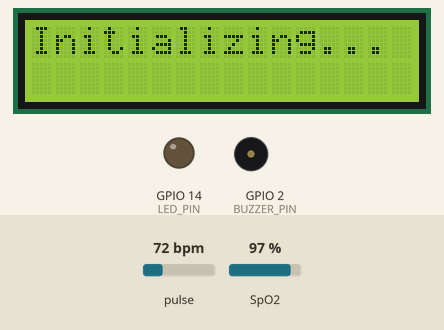
Bench run of a sketch on a simulated ESP8266 (NodeMCU). Shown: 16×2 character LCD, output pins drawn as LEDs (lit = HIGH), buzzer (waves = sounding, pin HIGH). The inputs (shaded band) are chosen by the test bench; at power-on: SpO2 97 %, pulse 72 bpm. WiFi joins after 1.5 s; servers stay silent unless stated; no MQTT or app messages arrive unless stated; what the sketch prints to the serial monitor is not drawn.

Above: at 1.6 s.
At 8.2 s:
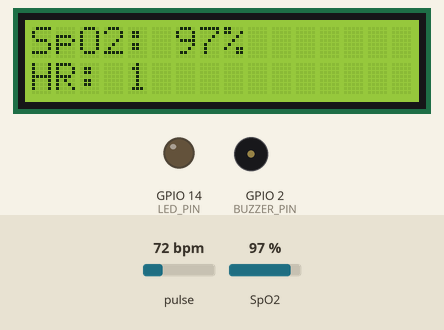
8.3 s: SpO2 set to 93 %
At 13.0 s:
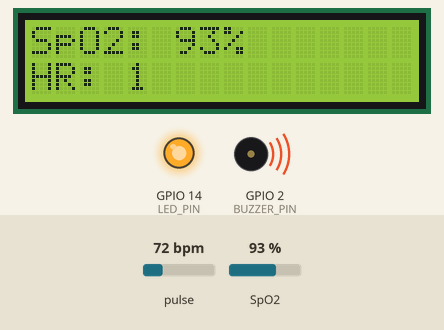
13.3 s: SpO2 set to 80 %
At 17.1 s:
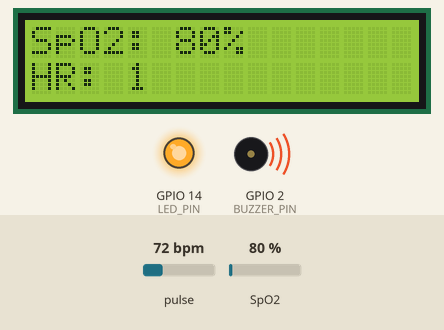
17.5 s: SpO2 set to 85 %
At 21.2 s:
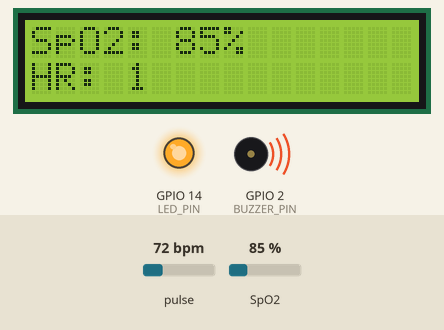
Timing chart, 0 to 22.7 s (numbered marks = the images above; inputs shaded):
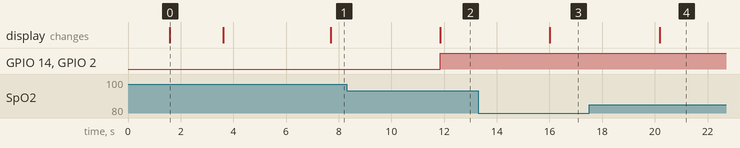

Measured:
- the behaviour switches between 95 and 94 % on SpO2 (found by bisection; images 1 and 2)
- after the input at 8.3 s, GPIO 14 (LED_PIN), GPIO 2 (BUZZER_PIN): LOW → HIGH after 3.6 s; the display: changes after 3.6 s (image 2)
- after the input at 13.3 s, the display: changes after 2.7 s (image 3)
- after the input at 17.5 s, the display: changes after 2.7 s (image 4)
- what the display in image 0 shows lasts 2.0 s, from 1.6 s to 3.6 s

The sketch:

esp32_seminar.ino
```cpp
#include <Wire.h>
#include "MAX30105.h"
#include "spo2_algorithm.h"
#include <PubSubClient.h>
#include <ESP8266WiFi.h>
#include <LiquidCrystal_I2C.h> // Library untuk LCD I2C
#include <ArduinoJson.h>

MAX30105 particleSensor;

// Konfigurasi Wi-Fi dan MQTT
#define wifi_ssid ""
#define wifi_password ""
#define mqtt_server "192.x.x.x"

#define bpm_topic "sensor/SpO2"

WiFiClient espClient;
PubSubClient client(espClient);

#define MAX_BRIGHTNESS 255

// Pin untuk LED dan buzzer
#define LED_PIN 14    // Pin LED (GPIO 14)
#define BUZZER_PIN 2  // Pin Buzzer (GPIO 2)

uint32_t irBuffer[50]; // infrared LED sensor data
uint32_t redBuffer[50]; // red LED sensor data

int32_t bufferLength; // data length
int32_t spo2; // SPO2 value
int8_t validSPO2; // indikator untuk menunjukkan apakah perhitungan SPO2 valid
int32_t heartRate; // nilai detak jantung
int8_t validHeartRate; // indikator untuk menunjukkan apakah perhitungan detak jantung valid

// Konfigurasi LCD
LiquidCrystal_I2C lcd(0x27, 16, 2); // Alamat I2C LCD (0x27 untuk banyak modul)

void setup() {
  Serial.begin(115200); // komunikasi serial pada 115200 bps

  setup_wifi();
  client.setServer(mqtt_server, 1883);
  Serial.println("Initializing...");

  // Inisialisasi LCD
  lcd.init();
  lcd.backlight();
  lcd.setCursor(0, 0);
  lcd.print("Initializing...");
  delay(2000);

  pinMode(LED_PIN, OUTPUT);
  pinMode(BUZZER_PIN, OUTPUT);

  // Inisialisasi sensor
  if (!particleSensor.begin(Wire, I2C_SPEED_FAST)) {
    Serial.println(F("MAX30105 tidak ditemukan. Periksa wiring/power."));
    lcd.clear();
    lcd.setCursor(0, 0);
    lcd.print("Sensor Error!");
    while (1);
  }

  Serial.println(F("Pasang sensor ke jari dengan karet."));
  lcd.clear();
  lcd.setCursor(0, 0);
  lcd.print("Place finger");
  lcd.setCursor(0, 1);
  lcd.print("on sensor.");

  byte ledBrightness = 60; // Kecerahan LED: 0=Off to 255=50mA
  byte sampleAverage = 4; // Pengambilan sampel rata-rata: 1, 2, 4, 8, 16, 32
  byte ledMode = 2; // Mode LED: 1 = Red only, 2 = Red + IR, 3 = Red + IR + Green
  byte sampleRate = 50; // Frekuensi sampel: 50 sps
  int pulseWidth = 215; // Lebar pulsa
  int adcRange = 4096; // Rentang ADC

  particleSensor.setup(ledBrightness, sampleAverage, ledMode, sampleRate, pulseWidth, adcRange);
}

void reconnect() {
  while (!client.connected()) {
    Serial.print("Attempting MQTT connection...");
    if (client.connect("ESP32Client")) {
      Serial.println("connected");
    } else {
      Serial.print("failed, rc=");
      Serial.print(client.state());
      Serial.println(" try again in 5 seconds");
      delay(5000);
    }
  }
}

void setup_wifi() {
  delay(10);
  Serial.println();
  Serial.print("Connecting to ");
  Serial.println(wifi_ssid);

  WiFi.begin(wifi_ssid, wifi_password);

  while (WiFi.status() != WL_CONNECTED) {
    delay(500);
    Serial.print(".");
  }
  Serial.println();
  Serial.println("WiFi connected");
}

void loop() {
  if (!client.connected()) {
    reconnect();
  }
  client.loop();
  bufferLength = 50;

  // Hitung detak jantung dan SpO2
  for (byte i = 0; i < bufferLength; i++) {
    while (particleSensor.available() == false)
      particleSensor.check();

    redBuffer[i] = particleSensor.getRed();
    irBuffer[i] = particleSensor.getIR();
    particleSensor.nextSample();
  }

  maxim_heart_rate_and_oxygen_saturation(irBuffer, bufferLength, redBuffer, &spo2, &validSPO2, &heartRate, &validHeartRate);

  // Monitoring SpO2 dan HR di LCD
  lcd.clear();
  lcd.setCursor(0, 0);
  if (spo2 == -999) {
    lcd.print("SpO2: Calculating");
  } else {
    lcd.print("SpO2: ");
    lcd.print(spo2);
    lcd.print("%");
  }

  lcd.setCursor(0, 1);
  lcd.print("HR: ");
  lcd.print(validHeartRate);

  Serial.print("HR: ");
  Serial.print(heartRate);

  // Jika SpO2 < 95, nyalakan LED dan buzzer
  if (spo2 < 95 && spo2 != -999 || spo2 > 100) {
    digitalWrite(LED_PIN, HIGH);
    digitalWrite(BUZZER_PIN, HIGH);
  } else {
    digitalWrite(LED_PIN, LOW);
    digitalWrite(BUZZER_PIN, LOW);
  }

  // Kirim data ke MQTT dalam format JSON
  StaticJsonDocument<200> jsonDoc;
  jsonDoc["id"] = "spo2_001";  // Ganti dengan ID unik Anda
  jsonDoc["timestamp"] = millis();
  jsonDoc["tag"] = "Kadar Oksigen"; // Timestamp menggunakan millis()
  jsonDoc["value"] = spo2;

  char jsonBuffer[200];
  serializeJson(jsonDoc, jsonBuffer);

  client.publish(bpm_topic, jsonBuffer, true);

  delay(500);
}
```
